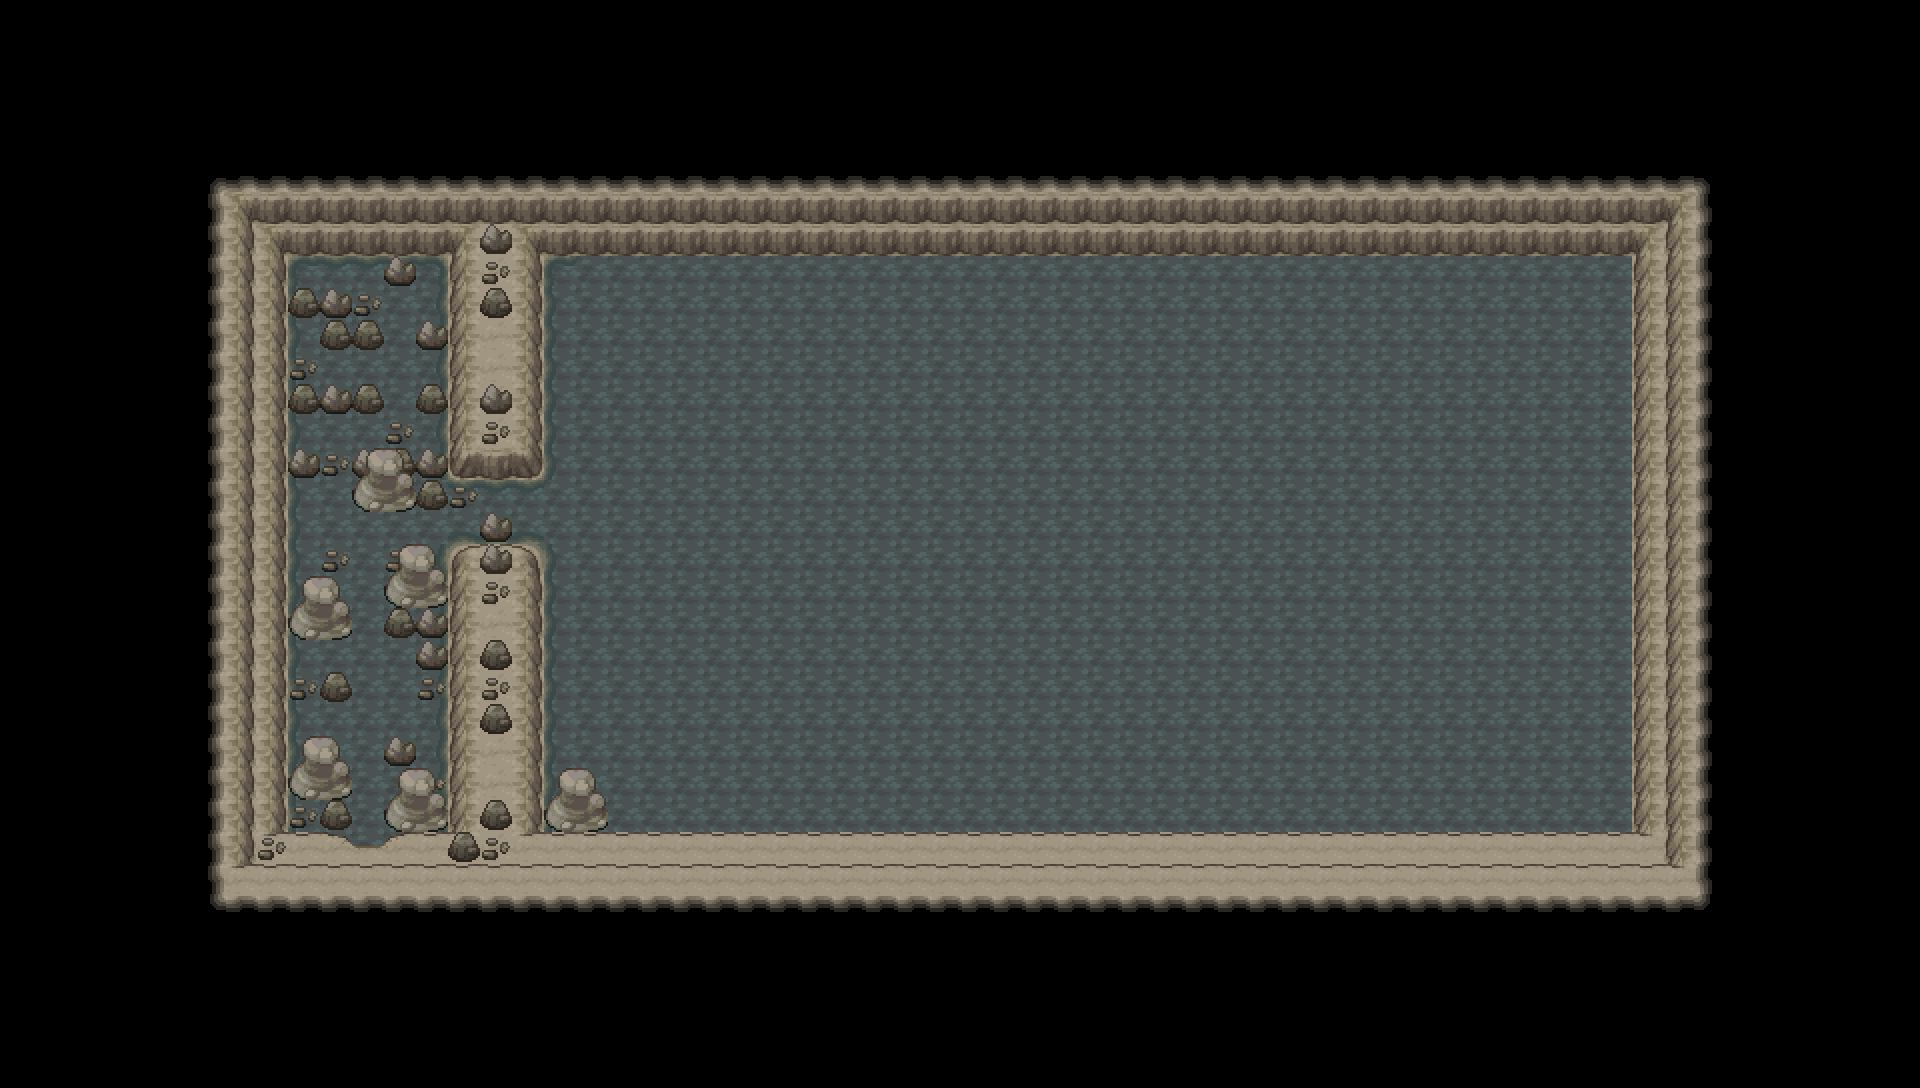

Below is a game level as drawn by its tile map, then a one-line description and the .tmx that defines it (tile-layer data replaced by summaries):
An orthogonal 60x34 tile map with 32x32 px tiles, 4 tile layers (0, 1, 2, 3).

<map version="1.10" tiledversion="1.11.2" orientation="orthogonal" renderorder="right-down" width="60" height="34" tilewidth="32" tileheight="32" infinite="0" nextlayerid="6" nextobjectid="1">
 <tileset firstgid="1" source="../Tilesets/tileset_0.tsx" />
 <layer id="1" name="0" width="60" height="34">
  <data>[2040 cells, 2040 non-empty, 1 distinct tile ids]</data>
 </layer>
 <layer id="3" name="1" width="60" height="34">
  <data>[2040 cells, 1012 non-empty, 7 distinct tile ids]</data>
 </layer>
 <layer id="2" name="2" width="60" height="34">
  <data>[2040 cells, 478 non-empty, 27 distinct tile ids]</data>
 </layer>
 <layer id="4" name="3" width="60" height="34">
  <data>[2040 cells, 38 non-empty, 7 distinct tile ids]</data>
 </layer>
</map>
